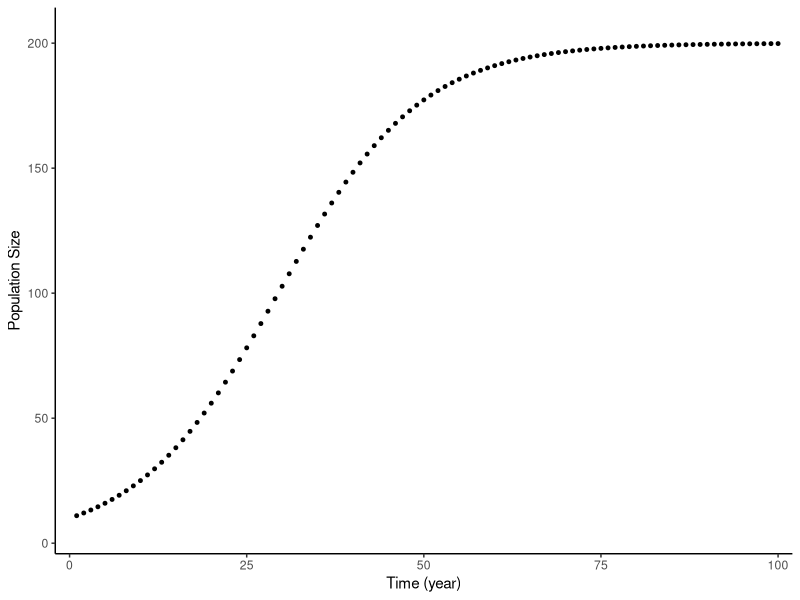

This figure's R source:
## ---- chunk 1
library(ggplot2)
library(magrittr)
## ---- chunk 2
# Create a funtion that takes the parameters required to run a logistic growth model and returns a dataframe with columns for population size and time

# START OF FUNCTION
########################################################################

my_function <- function(N0 = 10, r = 0.1, K = 200, tf = 100, ts = 1){
  # FUNCTION: my_function
  # PURPOSE: Run a logistic growth model and return a dataframe with columns for population size and time.
  # INPUTS: No: initial population size, r: growth rate, K: carrying capacity, tfinal: end time, ts: time step 
  # OUTPUTS: dataframe of Population size over Time

  t <- seq(from = 1, to = tf, by = ts) #from year 1-100, by 1 = as defined in the function header

  e <- 2.7182 #constant doesn't change, find the name

  n <-  K/(1+((K-N0)/N0)*e^(-r*t)) #equation to find n

  df <- data.frame(t, n) #combine variables n and t into a data frame

  return(df)

}
########################################################################
# END OF FUNCTION


my_df <- my_function() #name the data frame to save to the environment

my_df

## ---- chunk 3
# Create a second function that takes the above dataframe as its input and creates a plot of population size over time as a side effect.

# START OF FUNCTION
########################################################################
plot <- function(df = my_df){
    # FUNCTION: plot()
    # PURPOSE: Make a scatter plot of my_df a logistic growth model
    # INPUTS: my_df: t = time, n = population size
    # OUTPUTS: scatterplot of Population Size over Time
df %>% 
  ggplot(aes(x = t,
             y = n)) + #define axis
  geom_point(size = 1) + #scatter plot, and size of point
  labs(
    x = "Time (year)",
    y = "Population Size") + #rename the axis
  theme_classic() + 
  scale_y_continuous(limits = c(0,210), expand = c(0.02,0.02)) + #fix scale on both axis
  scale_x_continuous(limits = c(0,100), expand = c(0.02,0.02))
  
}
########################################################################
# END OF FUNCTION

plot()
